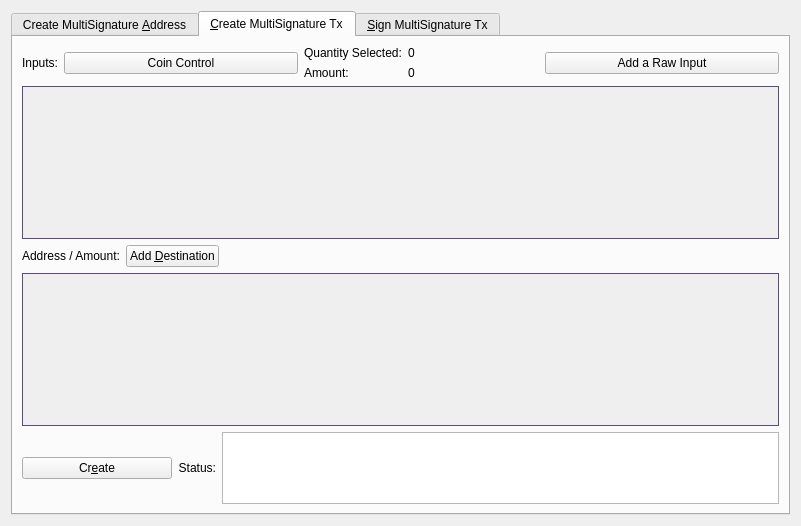
<?xml version="1.0" encoding="UTF-8"?>
<ui version="4.0">
 <class>MultisigDialog</class>
 <widget class="QDialog" name="MultisigDialog">
  <property name="geometry">
   <rect>
    <x>0</x>
    <y>0</y>
    <width>801</width>
    <height>515</height>
   </rect>
  </property>
  <property name="sizePolicy">
   <sizepolicy hsizetype="Fixed" vsizetype="Fixed">
    <horstretch>0</horstretch>
    <verstretch>0</verstretch>
   </sizepolicy>
  </property>
  <property name="windowTitle">
   <string>Multisignature Address Interactions</string>
  </property>
  <layout class="QVBoxLayout" name="verticalLayout_8">
   <item>
    <widget class="QTabWidget" name="multisigTabWidget">
     <property name="styleSheet">
      <string notr="true">QScrollArea{border: 1px solid #5b4c7c;}</string>
     </property>
     <property name="currentIndex">
      <number>1</number>
     </property>
     <widget class="QWidget" name="addMultisigTab">
      <property name="sizePolicy">
       <sizepolicy hsizetype="Minimum" vsizetype="Minimum">
        <horstretch>0</horstretch>
        <verstretch>0</verstretch>
       </sizepolicy>
      </property>
      <attribute name="title">
       <string>Create MultiSignature &amp;Address</string>
      </attribute>
      <layout class="QVBoxLayout" name="verticalLayout">
       <item>
        <layout class="QHBoxLayout" name="enterMLayout">
         <item>
          <widget class="QSpinBox" name="enterMSpinbox">
           <property name="sizePolicy">
            <sizepolicy hsizetype="Fixed" vsizetype="Fixed">
             <horstretch>0</horstretch>
             <verstretch>0</verstretch>
            </sizepolicy>
           </property>
           <property name="toolTip">
            <string>How many people must sign to verify a transaction</string>
           </property>
           <property name="minimum">
            <number>1</number>
           </property>
           <property name="mstateraum">
            <number>15</number>
           </property>
           <property name="value">
            <number>1</number>
           </property>
          </widget>
         </item>
         <item>
          <widget class="QLabel" name="enterMLabel">
           <property name="text">
            <string>Enter the minimum number of signatures required to sign transactions</string>
           </property>
          </widget>
         </item>
        </layout>
       </item>
       <item>
        <layout class="QHBoxLayout" name="addressLabelLayout">
         <item>
          <widget class="QLabel" name="addressLableLabel">
           <property name="text">
            <string>Address Label:</string>
           </property>
          </widget>
         </item>
         <item>
          <widget class="QLineEdit" name="multisigAddressLabel"/>
         </item>
        </layout>
       </item>
       <item>
        <layout class="QHBoxLayout" name="addAddressLayout">
         <item>
          <widget class="QPushButton" name="addAddressButton">
           <property name="toolTip">
            <string>Add another address that could sign to verify a transaction from the multisig address.</string>
           </property>
           <property name="text">
            <string>&amp;Add Address / Key</string>
           </property>
           <property name="icon">
            <iconset resource="../statera.qrc">
             <normaloff>:/icons/add</normaloff>:/icons/add</iconset>
           </property>
           <property name="autoDefault">
            <bool>false</bool>
           </property>
          </widget>
         </item>
         <item>
          <widget class="QLabel" name="addAddressLabel">
           <property name="sizePolicy">
            <sizepolicy hsizetype="Preferred" vsizetype="Fixed">
             <horstretch>0</horstretch>
             <verstretch>0</verstretch>
            </sizepolicy>
           </property>
           <property name="text">
            <string>Local addresses or public keys that can sign:</string>
           </property>
          </widget>
         </item>
         <item>
          <spacer name="addAddressSpacer_2">
           <property name="orientation">
            <enum>Qt::Horizontal</enum>
           </property>
           <property name="sizeHint" stdset="0">
            <size>
             <width>40</width>
             <height>10</height>
            </size>
           </property>
          </spacer>
         </item>
        </layout>
       </item>
       <item>
        <widget class="QScrollArea" name="addAddressScrollArea">
         <property name="sizePolicy">
          <sizepolicy hsizetype="Preferred" vsizetype="Expanding">
           <horstretch>0</horstretch>
           <verstretch>0</verstretch>
          </sizepolicy>
         </property>
         <property name="widgetResizable">
          <bool>true</bool>
         </property>
         <widget class="QWidget" name="addAddressWidget">
          <property name="geometry">
           <rect>
            <x>0</x>
            <y>0</y>
            <width>759</width>
            <height>166</height>
           </rect>
          </property>
          <layout class="QVBoxLayout" name="verticalLayout_5">
           <item>
            <layout class="QVBoxLayout" name="addressList"/>
           </item>
           <item>
            <spacer name="verticalSpacer">
             <property name="orientation">
              <enum>Qt::Vertical</enum>
             </property>
             <property name="sizeHint" stdset="0">
              <size>
               <width>20</width>
               <height>40</height>
              </size>
             </property>
            </spacer>
           </item>
          </layout>
         </widget>
        </widget>
       </item>
       <item>
        <layout class="QHBoxLayout" name="addMultisigLayout">
         <item>
          <widget class="QPushButton" name="addMultisigButton">
           <property name="sizePolicy">
            <sizepolicy hsizetype="Preferred" vsizetype="Fixed">
             <horstretch>0</horstretch>
             <verstretch>0</verstretch>
            </sizepolicy>
           </property>
           <property name="toolTip">
            <string>Create a new multisig address</string>
           </property>
           <property name="toolTipDuration">
            <number>-3</number>
           </property>
           <property name="text">
            <string>C&amp;reate</string>
           </property>
           <property name="icon">
            <iconset resource="../statera.qrc">
             <normaloff>:/icons/filesave</normaloff>:/icons/filesave</iconset>
           </property>
           <property name="autoDefault">
            <bool>false</bool>
           </property>
          </widget>
         </item>
         <item>
          <widget class="QLabel" name="label">
           <property name="text">
            <string>Status:</string>
           </property>
          </widget>
         </item>
         <item>
          <widget class="QTextEdit" name="addMultisigStatus">
           <property name="sizePolicy">
            <sizepolicy hsizetype="Expanding" vsizetype="Fixed">
             <horstretch>0</horstretch>
             <verstretch>0</verstretch>
            </sizepolicy>
           </property>
           <property name="mstateraumSize">
            <size>
             <width>16777215</width>
             <height>75</height>
            </size>
           </property>
           <property name="readOnly">
            <bool>true</bool>
           </property>
           <property name="textInteractionFlags">
            <set>Qt::TextSelectableByKeyboard|Qt::TextSelectableByMouse</set>
           </property>
          </widget>
         </item>
        </layout>
       </item>
       <item>
        <widget class="QLabel" name="label_2">
         <property name="sizePolicy">
          <sizepolicy hsizetype="Preferred" vsizetype="Preferred">
           <horstretch>0</horstretch>
           <verstretch>0</verstretch>
          </sizepolicy>
         </property>
         <property name="text">
          <string>Use below to quickly import an address by its redeem. Don't forget to add a label before clicking import!
Keep in mind, the wallet will rescan the blockchain to find transactions containing the new address.
Please be patient after clicking import.</string>
         </property>
         <property name="scaledContents">
          <bool>false</bool>
         </property>
         <property name="wordWrap">
          <bool>true</bool>
         </property>
        </widget>
       </item>
       <item>
        <layout class="QHBoxLayout" name="importLayout">
         <item>
          <widget class="QPushButton" name="importAddressButton">
           <property name="sizePolicy">
            <sizepolicy hsizetype="Fixed" vsizetype="Fixed">
             <horstretch>0</horstretch>
             <verstretch>0</verstretch>
            </sizepolicy>
           </property>
           <property name="text">
            <string>&amp;Import Redeem</string>
           </property>
           <property name="icon">
            <iconset resource="../statera.qrc">
             <normaloff>:/icons/receiving_addresses</normaloff>:/icons/receiving_addresses</iconset>
           </property>
          </widget>
         </item>
         <item>
          <widget class="QLineEdit" name="importRedeem">
           <property name="sizePolicy">
            <sizepolicy hsizetype="Preferred" vsizetype="Fixed">
             <horstretch>0</horstretch>
             <verstretch>0</verstretch>
            </sizepolicy>
           </property>
          </widget>
         </item>
        </layout>
       </item>
      </layout>
     </widget>
     <widget class="QWidget" name="createTransactionTab">
      <attribute name="title">
       <string>&amp;Create MultiSignature Tx</string>
      </attribute>
      <layout class="QVBoxLayout" name="verticalLayout_3">
       <item>
        <layout class="QHBoxLayout" name="horizontalLayout_2">
         <item>
          <layout class="QVBoxLayout" name="createTxLayout">
           <item>
            <layout class="QHBoxLayout" name="addTxInputLayout">
             <item>
              <widget class="QLabel" name="addTxInputLabel">
               <property name="sizePolicy">
                <sizepolicy hsizetype="Fixed" vsizetype="Preferred">
                 <horstretch>0</horstretch>
                 <verstretch>0</verstretch>
                </sizepolicy>
               </property>
               <property name="text">
                <string>Inputs:</string>
               </property>
              </widget>
             </item>
             <item>
              <widget class="QPushButton" name="pushButtonCoinControl">
               <property name="sizePolicy">
                <sizepolicy hsizetype="Preferred" vsizetype="Fixed">
                 <horstretch>0</horstretch>
                 <verstretch>0</verstretch>
                </sizepolicy>
               </property>
               <property name="text">
                <string>Coin Control</string>
               </property>
              </widget>
             </item>
             <item>
              <layout class="QFormLayout" name="formLayout_2">
               <property name="rightMargin">
                <number>10</number>
               </property>
               <item row="0" column="0">
                <widget class="QLabel" name="labelQuantity">
                 <property name="text">
                  <string>Quantity Selected:</string>
                 </property>
                </widget>
               </item>
               <item row="0" column="1">
                <widget class="QLabel" name="labelQuantity_int">
                 <property name="text">
                  <string>0</string>
                 </property>
                </widget>
               </item>
               <item row="1" column="0">
                <widget class="QLabel" name="labelAmount">
                 <property name="text">
                  <string>Amount:</string>
                 </property>
                </widget>
               </item>
               <item row="1" column="1">
                <widget class="QLabel" name="labelAmount_int">
                 <property name="text">
                  <string>0</string>
                 </property>
                </widget>
               </item>
              </layout>
             </item>
             <item>
              <widget class="QPushButton" name="addInputButton">
               <property name="sizePolicy">
                <sizepolicy hsizetype="Preferred" vsizetype="Fixed">
                 <horstretch>0</horstretch>
                 <verstretch>0</verstretch>
                </sizepolicy>
               </property>
               <property name="toolTip">
                <string>Add an input to fund the outputs</string>
               </property>
               <property name="text">
                <string>Add a Raw Input</string>
               </property>
               <property name="icon">
                <iconset resource="../statera.qrc">
                 <normaloff>:/css/default</normaloff>:/css/default</iconset>
               </property>
              </widget>
             </item>
            </layout>
           </item>
           <item>
            <widget class="QScrollArea" name="txInputsScrollArea">
             <property name="sizePolicy">
              <sizepolicy hsizetype="Preferred" vsizetype="Expanding">
               <horstretch>0</horstretch>
               <verstretch>0</verstretch>
              </sizepolicy>
             </property>
             <property name="widgetResizable">
              <bool>true</bool>
             </property>
             <widget class="QWidget" name="txInputsWidget">
              <property name="geometry">
               <rect>
                <x>0</x>
                <y>0</y>
                <width>747</width>
                <height>131</height>
               </rect>
              </property>
              <layout class="QVBoxLayout" name="verticalLayout_7">
               <item>
                <layout class="QVBoxLayout" name="inputsList"/>
               </item>
               <item>
                <spacer name="txInputsSpacer">
                 <property name="orientation">
                  <enum>Qt::Vertical</enum>
                 </property>
                 <property name="sizeHint" stdset="0">
                  <size>
                   <width>20</width>
                   <height>80</height>
                  </size>
                 </property>
                </spacer>
               </item>
              </layout>
             </widget>
            </widget>
           </item>
           <item>
            <layout class="QHBoxLayout" name="addDestinationLayout">
             <item>
              <widget class="QLabel" name="addDestinationLabel">
               <property name="text">
                <string>Address / Amount:</string>
               </property>
              </widget>
             </item>
             <item>
              <widget class="QPushButton" name="addDestinationButton">
               <property name="sizePolicy">
                <sizepolicy hsizetype="Fixed" vsizetype="Fixed">
                 <horstretch>0</horstretch>
                 <verstretch>0</verstretch>
                </sizepolicy>
               </property>
               <property name="toolTip">
                <string>Add destinations to send STATERA to</string>
               </property>
               <property name="text">
                <string>Add &amp;Destination</string>
               </property>
               <property name="icon">
                <iconset resource="../statera.qrc">
                 <normaloff>:/icons/add</normaloff>:/icons/add</iconset>
               </property>
              </widget>
             </item>
             <item>
              <spacer name="addDestinationHorizontalSpacer">
               <property name="orientation">
                <enum>Qt::Horizontal</enum>
               </property>
               <property name="sizeHint" stdset="0">
                <size>
                 <width>40</width>
                 <height>20</height>
                </size>
               </property>
              </spacer>
             </item>
            </layout>
           </item>
           <item>
            <widget class="QScrollArea" name="destionationsScrollArea">
             <property name="sizePolicy">
              <sizepolicy hsizetype="Expanding" vsizetype="Expanding">
               <horstretch>0</horstretch>
               <verstretch>0</verstretch>
              </sizepolicy>
             </property>
             <property name="widgetResizable">
              <bool>true</bool>
             </property>
             <widget class="QWidget" name="destinationsScrollAreaContents">
              <property name="geometry">
               <rect>
                <x>0</x>
                <y>0</y>
                <width>747</width>
                <height>130</height>
               </rect>
              </property>
              <layout class="QVBoxLayout" name="verticalLayout_11">
               <item>
                <layout class="QVBoxLayout" name="destinationsList"/>
               </item>
               <item>
                <spacer name="destinationsSpacer">
                 <property name="orientation">
                  <enum>Qt::Vertical</enum>
                 </property>
                 <property name="sizeHint" stdset="0">
                  <size>
                   <width>20</width>
                   <height>20</height>
                  </size>
                 </property>
                </spacer>
               </item>
              </layout>
             </widget>
            </widget>
           </item>
           <item>
            <layout class="QHBoxLayout" name="horizontalLayout_4">
             <item>
              <widget class="QPushButton" name="createButton">
               <property name="sizePolicy">
                <sizepolicy hsizetype="Fixed" vsizetype="Fixed">
                 <horstretch>0</horstretch>
                 <verstretch>0</verstretch>
                </sizepolicy>
               </property>
               <property name="minimumSize">
                <size>
                 <width>150</width>
                 <height>0</height>
                </size>
               </property>
               <property name="toolTip">
                <string>Create a transaction object using the given inputs to the given outputs</string>
               </property>
               <property name="text">
                <string>Cr&amp;eate</string>
               </property>
               <property name="icon">
                <iconset resource="../statera.qrc">
                 <normaloff>:/icons/export</normaloff>:/icons/export</iconset>
               </property>
               <property name="autoDefault">
                <bool>false</bool>
               </property>
               <property name="default">
                <bool>true</bool>
               </property>
              </widget>
             </item>
             <item>
              <widget class="QLabel" name="createButtonLabel">
               <property name="sizePolicy">
                <sizepolicy hsizetype="Fixed" vsizetype="Preferred">
                 <horstretch>0</horstretch>
                 <verstretch>0</verstretch>
                </sizepolicy>
               </property>
               <property name="text">
                <string>Status:</string>
               </property>
               <property name="alignment">
                <set>Qt::AlignRight|Qt::AlignTrailing|Qt::AlignVCenter</set>
               </property>
              </widget>
             </item>
             <item>
              <widget class="QTextEdit" name="createButtonStatus">
               <property name="sizePolicy">
                <sizepolicy hsizetype="Expanding" vsizetype="Minimum">
                 <horstretch>0</horstretch>
                 <verstretch>0</verstretch>
                </sizepolicy>
               </property>
               <property name="mstateraumSize">
                <size>
                 <width>16777215</width>
                 <height>16777215</height>
                </size>
               </property>
               <property name="sizeAdjustPolicy">
                <enum>QAbstractScrollArea::AdjustToContents</enum>
               </property>
               <property name="readOnly">
                <bool>true</bool>
               </property>
              </widget>
             </item>
            </layout>
           </item>
          </layout>
         </item>
         <item>
          <layout class="QHBoxLayout" name="horizontalLayout_3"/>
         </item>
        </layout>
       </item>
      </layout>
     </widget>
     <widget class="QWidget" name="signMultisigTransaction">
      <property name="styleSheet">
       <string notr="true">txScrollArea:{
	border: 1px solid #5b4c7c;
}
keyScrollArea:{
	border: 1px solid #5b4c7c;
}
txScrollArea:{
	border: 1px solid #5b4c7c;
}</string>
      </property>
      <attribute name="title">
       <string>&amp;Sign MultiSignature Tx</string>
      </attribute>
      <layout class="QVBoxLayout" name="verticalLayout_4">
       <item>
        <layout class="QHBoxLayout" name="transactionHexLayout">
         <item>
          <widget class="QLabel" name="transactionHexLabel">
           <property name="text">
            <string>Transaction Hex:</string>
           </property>
          </widget>
         </item>
         <item>
          <widget class="QLineEdit" name="transactionHex">
           <property name="toolTip">
            <string/>
           </property>
          </widget>
         </item>
        </layout>
       </item>
       <item>
        <layout class="QHBoxLayout" name="horizontalLayout">
         <item>
          <layout class="QVBoxLayout" name="verticalLayout_2">
           <item>
            <layout class="QHBoxLayout" name="horizontalLayout_7">
             <item>
              <widget class="QPushButton" name="signButton">
               <property name="sizePolicy">
                <sizepolicy hsizetype="Preferred" vsizetype="Fixed">
                 <horstretch>0</horstretch>
                 <verstretch>0</verstretch>
                </sizepolicy>
               </property>
               <property name="minimumSize">
                <size>
                 <width>150</width>
                 <height>0</height>
                </size>
               </property>
               <property name="toolTip">
                <string>Sign the transaction from this wallet or from provided private keys</string>
               </property>
               <property name="text">
                <string>S&amp;ign</string>
               </property>
               <property name="icon">
                <iconset resource="../statera.qrc">
                 <normaloff>:/icons/edit</normaloff>:/icons/edit</iconset>
               </property>
               <property name="autoDefault">
                <bool>false</bool>
               </property>
               <property name="default">
                <bool>true</bool>
               </property>
              </widget>
             </item>
             <item>
              <widget class="QPushButton" name="commitButton">
               <property name="enabled">
                <bool>false</bool>
               </property>
               <property name="sizePolicy">
                <sizepolicy hsizetype="Preferred" vsizetype="Fixed">
                 <horstretch>0</horstretch>
                 <verstretch>0</verstretch>
                </sizepolicy>
               </property>
               <property name="toolTip">
                <string>&lt;html&gt;&lt;head/&gt;&lt;body&gt;&lt;p&gt;DISABLED until transaction has been signed enough times.&lt;/p&gt;&lt;/body&gt;&lt;/html&gt;</string>
               </property>
               <property name="autoFillBackground">
                <bool>false</bool>
               </property>
               <property name="text">
                <string>Co&amp;mmit</string>
               </property>
               <property name="icon">
                <iconset resource="../statera.qrc">
                 <normaloff>:/icons/send</normaloff>:/icons/send</iconset>
               </property>
               <property name="autoDefault">
                <bool>true</bool>
               </property>
              </widget>
             </item>
             <item>
              <layout class="QHBoxLayout" name="addPrivKeyLayout">
               <item>
                <widget class="QPushButton" name="addPrivKeyButton">
                 <property name="sizePolicy">
                  <sizepolicy hsizetype="Fixed" vsizetype="Fixed">
                   <horstretch>0</horstretch>
                   <verstretch>0</verstretch>
                  </sizepolicy>
                 </property>
                 <property name="toolTip">
                  <string>Add private keys to sign the transaction with</string>
                 </property>
                 <property name="text">
                  <string>Add Private &amp;Key</string>
                 </property>
                 <property name="icon">
                  <iconset resource="../statera.qrc">
                   <normaloff>:/icons/add</normaloff>:/icons/add</iconset>
                 </property>
                </widget>
               </item>
               <item>
                <widget class="QLabel" name="addPrivKeyLabel">
                 <property name="text">
                  <string>Sign with only private keys (Not Recommened)</string>
                 </property>
                </widget>
               </item>
              </layout>
             </item>
            </layout>
           </item>
           <item>
            <layout class="QHBoxLayout" name="horizontalLayout_5">
             <item>
              <widget class="QLabel" name="signButtonStatusLabel">
               <property name="text">
                <string>Status:</string>
               </property>
              </widget>
             </item>
             <item>
              <widget class="QTextEdit" name="signButtonStatus">
               <property name="sizePolicy">
                <sizepolicy hsizetype="Expanding" vsizetype="Preferred">
                 <horstretch>0</horstretch>
                 <verstretch>0</verstretch>
                </sizepolicy>
               </property>
               <property name="mstateraumSize">
                <size>
                 <width>16777215</width>
                 <height>16777215</height>
                </size>
               </property>
               <property name="verticalScrollBarPolicy">
                <enum>Qt::ScrollBarAsNeeded</enum>
               </property>
               <property name="readOnly">
                <bool>true</bool>
               </property>
               <property name="textInteractionFlags">
                <set>Qt::TextSelectableByKeyboard|Qt::TextSelectableByMouse</set>
               </property>
              </widget>
             </item>
            </layout>
           </item>
           <item>
            <widget class="QScrollArea" name="keyScrollArea">
             <property name="sizePolicy">
              <sizepolicy hsizetype="Expanding" vsizetype="Expanding">
               <horstretch>0</horstretch>
               <verstretch>0</verstretch>
              </sizepolicy>
             </property>
             <property name="sizeAdjustPolicy">
              <enum>QAbstractScrollArea::AdjustToContents</enum>
             </property>
             <property name="widgetResizable">
              <bool>true</bool>
             </property>
             <widget class="QWidget" name="keyScrollAreaContents">
              <property name="geometry">
               <rect>
                <x>0</x>
                <y>0</y>
                <width>755</width>
                <height>168</height>
               </rect>
              </property>
              <layout class="QVBoxLayout" name="verticalLayout_9">
               <item>
                <layout class="QVBoxLayout" name="keyList"/>
               </item>
               <item>
                <spacer name="keySpacer">
                 <property name="orientation">
                  <enum>Qt::Vertical</enum>
                 </property>
                 <property name="sizeHint" stdset="0">
                  <size>
                   <width>20</width>
                   <height>20</height>
                  </size>
                 </property>
                </spacer>
               </item>
              </layout>
             </widget>
            </widget>
           </item>
          </layout>
         </item>
        </layout>
       </item>
      </layout>
     </widget>
    </widget>
   </item>
  </layout>
 </widget>
 <resources>
  <include location="../statera.qrc"/>
 </resources>
 <connections/>
</ui>
